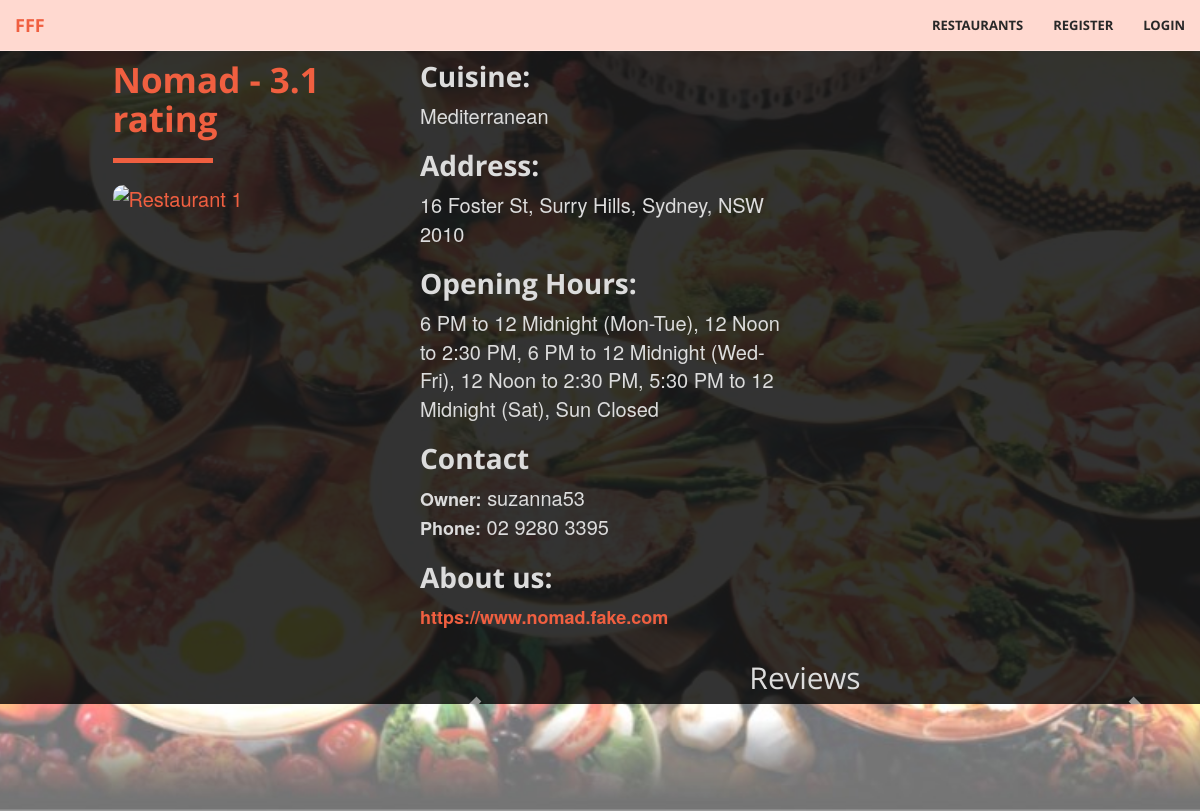
Page /restaurants/1 on the earlier database version.
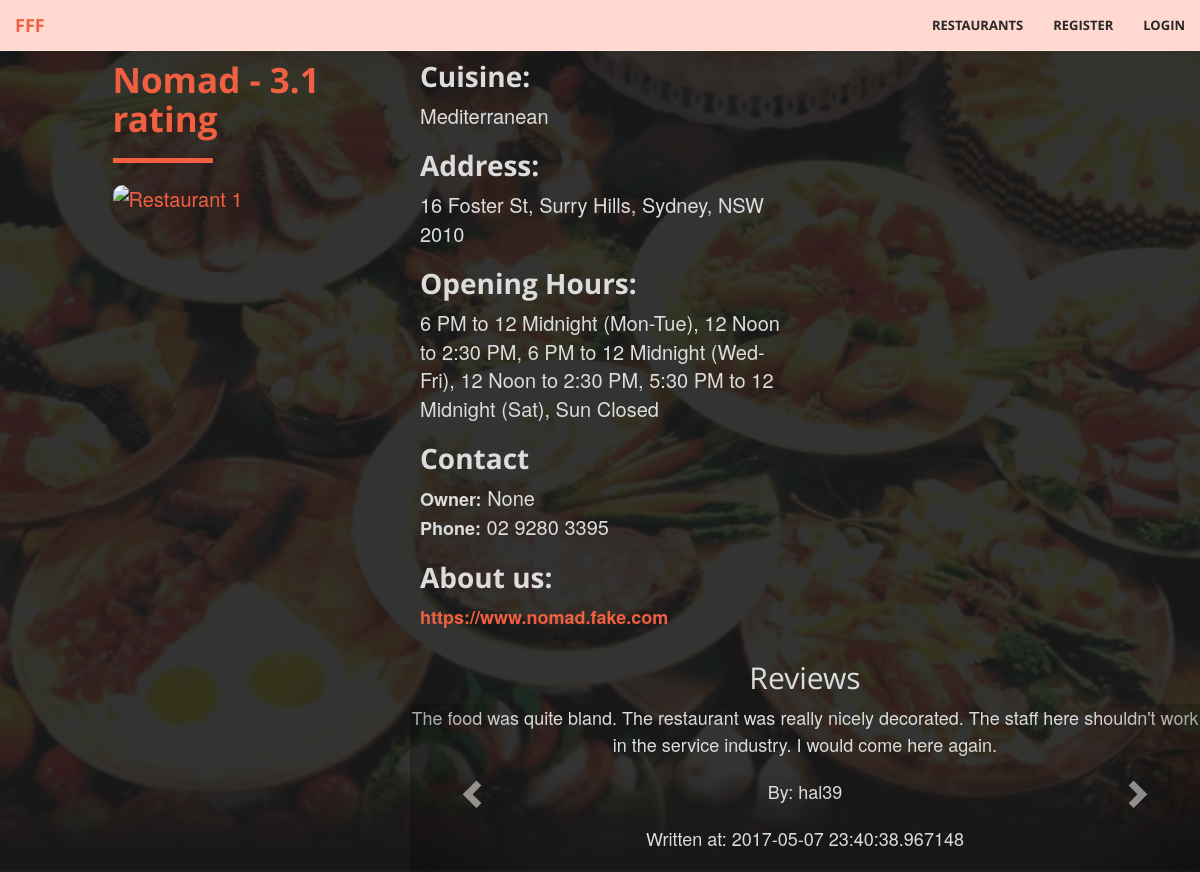
Same page on the later database version.
### tables this page shows
CREATE TABLE Restaurants (
				id			INTEGER not null unique,
				name		TEXT not null,
				suburb	TEXT not null,
				address	TEXT not null,
				postcode INTEGER not null,
				phone		TEXT,
				hours		TEXT, -- business hours; varying format
				cuisine	TEXT not null,
				owner		TEXT,
				website	TEXT check (website like 'http%://%'),
				cost		FLOAT, -- average cost per person
				image		TEXT check (image like 'http%://%'),
				PRIMARY KEY (id),
				FOREIGN KEY (owner) REFERENCES Users(username)
			);

CREATE TABLE Reviews (
                user		TEXT not null,
                restaurant	INTEGER not null,
                review		TEXT not null,
                timestamp	DATE not null,
                PRIMARY KEY (user, restaurant), -- one review per user per restaurant
                FOREIGN KEY (user) REFERENCES Users(username),
                FOREIGN KEY (restaurant) REFERENCES Restaurants(id)
        );

### fff.py (the view, shortened to what this page needs)
@app.route('/restaurants', defaults={'rest_id': None}, methods=['GET', 'POST'])
@app.route('/restaurants/<path:rest_id>', methods=['GET', 'POST'])
def restaurants_page(rest_id=None):
    conn = sqlite3.connect('data.db')
    c = conn.cursor()
    if rest_id: # Display individual restaurant
        r = db_interface.get_restaurant_by_id(c, id=rest_id)
        if r:
            reviews = db_interface.get_reviews(c, rest_id)
            if request.method == 'GET':
                return render_template('restaurant.html', restaurant=r, logged_in=('username' in session), reviews=reviews)
    conn.close()

### classes.py (called while the page is built)
    def get_id(self): # Does not require setter
        return self.id

    def get_name(self):
        return self.name

    def get_address(self):
        return self.address

    def get_cuisine(self):
        return self.cuisine

    def get_owner(self):
        return self.owner

    def get_phone(self):
        return self.phone

    def get_hours(self):
        return self.hours

    def get_rating(self):
        return self.rating

    def get_website(self):
        return self.website

    def get_image(self):
        return self.image

    def get_user(self):
        return self.user

    def get_review(self):
        return self.review

    def get_timestamp(self):
        return self.timestamp

### db_interface.py (called while the page is built)
def get_restaurant_by_id(c, id):
    c.execute("""SELECT * FROM Restaurants WHERE ID=?""", (id, ))
    res = c.fetchone()
    if res:
        r = Restaurant(
            id=res[0],
            name=res[1],
            suburb=res[2],
            address=res[3],
            postcode=res[4],
            phone=res[5],
            hours=res[6],
            cuisine=res[7],
            owner=res[8],
            website=res[9],
            cost=res[10],
            image=res[11],
            rating=find_average_rating(c, res[0])
        )
        return r

def find_average_rating(c, i):
    ratings = c.execute("SELECT rating FROM Ratings WHERE restaurant=?", (i, )).fetchall()
    ratings = [r[0] for r in ratings]
    avg = average(ratings)
    if avg == -1:
        return "Unrated"
    return avg

def get_reviews(c, restaurant_id):
    results = []
    c.execute("SELECT * FROM Reviews WHERE restaurant=?", (restaurant_id, ))
    for review in c.fetchall():
        r = Review(
            user=review[0],
            review=review[2],
            timestamp=review[3]
        )
        results.append(r)
    return results

### fff_helpers.py (called while the page is built)
def average(arr):  # Calculates average value of an array
    total = 0
    i = 0
    for i in range(len(arr)):
        total += arr[i]
    if i == 0:
        return -1
    else:
        return round(total/i, 1)

### templates/restaurant.html (shortened to what this page needs)
{% extends "base.html" %}
{% block body %}
<header>
  <div class="restaurants">
    <div class="row">
      <br/>
      <div class="col-xs-3 col-xs-offset-1">
        <div class ="restaurants-listing-box">
          <div class="restaurants-listing">
            <h1>{{ restaurant.get_name() }} - {{ restaurant.get_rating() }} rating <br/> </h1>
            <hr align= "left">
            <a href="{{ url_for('restaurants_page', rest_id = restaurant.get_id()) }}"><img src="{{ restaurant.get_image() }}" alt="Restaurant 1" height ="300" width="440"></a> </br>
          </div>
        </div>
      </div>
      <div class="col-xs-4">
        <div class="restaurants-listing">
          <h2>Cuisine:</h2>
          {{ restaurant.get_cuisine() }} <br/>
          <h2>Address:</h2>
          {{ restaurant.get_address() }} <br/>
          <h2>Opening Hours:</h2>
          {{ restaurant.get_hours() }} <br/>
          <h2>Contact </h2>
          <b>Owner:</b> {{ restaurant.get_owner() }} <br/>
          <b>Phone:</b> {{ restaurant.get_phone() }} <br/>
          <h2>About us:</h2>
          <b><a href="{{ restaurant.get_website() }}">{{ restaurant.get_website() }}</a></b> <br/>
        </div>
      </div>
    </div>
    <div class="row">
      <div class="col-xs-3 col-xs-offset-1">
      </div>
      <div class="col-xs-8">
        <h2>Reviews</h2>
        <div id="carousel-reviews" class="carousel slide" data-ride="carousel">
          <div class="carousel-inner" role="listbox">
            {% for i in range(reviews|length) %}
              {% if i == 0 %}
                <div class="item active">
              {% else %}
                <div class="item">
              {% endif %}
                <p>{{ reviews[i].get_review() }}</p>
                <p>By: {{ reviews[i].get_user() }}</p>
                <p>Written at: {{ reviews[i].get_timestamp() }}</p>
              </div>
            {% endfor %}
          </div>
          <a class="left carousel-control" href="#carousel-reviews" role="button" data-slide="prev">
            <span class="glyphicon glyphicon-chevron-left" aria-hidden="true"></span>
          </a>
          <a class="right carousel-control" href="#carousel-reviews" role="button" data-slide="next">
            <span class="glyphicon glyphicon-chevron-right" aria-hidden="true"></span>
          </a>
        </div>
      </div>
    </div>
  </div>
</header>
{% endblock %}

### templates/base.html (shortened to what this page needs)
<!DOCTYPE html>
<html lang="en">
    <head>
        <link href="{{ url_for('static', filename='vendor/bootstrap/css/bootstrap.min.css') }}" rel="stylesheet" type="text/css">
        <link href="{{ url_for('static', filename='vendor/font-awesome/css/font-awesome.min.css') }}" rel="stylesheet" type="text/css">
        <link href="{{ url_for('static', filename='vendor/bootstrap/css/bootstrap-select.min.css') }}" rel="stylesheet" type="text/css">
        <link href="{{ url_for('static', filename='fonts/open_sans.css') }}" rel="stylesheet" type="text/css">
        <link href="{{ url_for('static', filename='fonts/josefin_sans.css') }}" rel="stylesheet" type="text/css">
        <link href="{{ url_for('static', filename='css/fff.css') }}" rel="stylesheet" type="text/css">
        <link href="{{ url_for('static', filename='css/ratings.css') }}" rel="stylesheet" type="text/css">
    </head>
    <body>
      <div class="row">
        <nav id="mainNav" class="navbar navbar-default navbar-fixed-top">
          <div class="container-fluid">
            <div class="navbar-header">
              <a class="navbar-brand page-scroll" href="{{ url_for('home_page') }}">FFF</a>
            </div>
            <div class="collapse navbar-collapse" id="bs-example-navbar-collapse-1">
              <ul class="nav navbar-nav navbar-right">
                <li>
                  <a class="page-scroll" href="{{ url_for('restaurants_page') }}">Restaurants</a>
                </li>
                <li>
                  {% if session['logged_in'] != True %}
                    <a class="page-scroll" href="{{ url_for('register') }}">Register</a>
                  {% endif %}
                </li>
                <li>
                  {% if session['logged_in'] == True %}
                    <a class="page-scroll" href="{{ url_for('logout') }}">Logout</a>
                  {% else %}
                    <a class="page-scroll" href="{{ url_for('login') }}">Login</a>
                  {% endif %}
                </li>
              </ul>
            </div>
          </div>
        </nav>
      </div>
      {% block body %}
      {% endblock %}
    </body>
</html>

### static/css/fff.css (style rules this page uses)
html, body { height: 100%; width: 100%; }
body { font-family: 'Josefin Sans', 'Helvetica Neue', Arial, sans-serif; }
hr { border-color: #F05F40; border-width: 5px; max-width: 100px; }
a { -webkit-transition: all 0.35s; -moz-transition: all 0.35s; transition: all 0.35s; color: #F05F40; }
h1, h2, h3, h4, h5, h6 { font-family: 'Open Sans', 'Helvetica Neue', Arial, sans-serif; }
p { font-size: 18px; line-height: 1.5; margin-bottom: 20px; }
.navbar-default { background-color: white; border-color: rgba(34, 34, 34, 0.05); font-family: 'Open Sans', 'Helvetica Neue', Arial, sans-serif; -webkit-transition: all 0.35s; -moz-transition: all 0.35s; transition: all 0.35s; }
.navbar-default .navbar-header .navbar-brand { color: #F05F40; font-family: 'Open Sans', 'Helvetica Neue', Arial, sans-serif; font-weight: 700; text-transform: uppercase; }
.navbar-default .nav > li > a, .navbar-default .nav > li > a:focus { text-transform: uppercase; font-weight: 700; font-size: 13px; color: #222222; }
@media (min-width: 768px) { .navbar-default { background-color: #ffd9d0; border-color: rgba(255, 255, 255, 0.3); } }
@media (min-width: 768px) { .navbar-default .navbar-header .navbar-brand { color: rgb(40,40,40); } }
@media (min-width: 768px) { .navbar-default .nav > li > a, .navbar-default .nav > li > a:focus { color: rgb(40,40,40); } }
header { position: relative; width: 100%; min-height: auto; -webkit-background-size: cover; -moz-background-size: cover; background-size: cover; background-attachment: fixed; -o-background-size: cover; background-position: center; background-image: url('../img/FFFBackground.jpg'); text-align: center; color: rgb(220,220,220); margin-top: 10px; }
@media (min-width: 768px) { header { min-height: 100%; } }
body { webkit-tap-highlight-color: #222222; }
.restaurants { position: relative; overflow: auto; background-color: rgba(0, 0, 0, 0.8); }
.restaurants .restaurants-listing { text-align: left; font-size:20px; padding: 10px; margin-left: 0; }
.restaurants .restaurants-listing h1 { font-size: 35px; color: #F05F40; font-weight: bold; }
.restaurants .restaurants-listing h2 { font-weight: bold; font-size:28px; }
.restaurants .restaurants-listing b { font-weight: none; font-size: 18px; }
img { max-height: 100%; max-width: 100%; border-radius: 10px; }
.collapse li a { color: white; }

Differences in the rows shown:
changed Restaurants "Nomad": get_owner "suzanna53" → (not shown)
added Reviews: review "The food was quite bland. The restaurant was really nicely decorated. The staff here shouldn't work in the service industry. I would come here again.", user "hal39", timestamp "2017-05-07 23:40:38.967148"
Other differences:
{{ restaurant.get_owner() }}: (not shown) → "None"
new list line: "By: Written at:"
